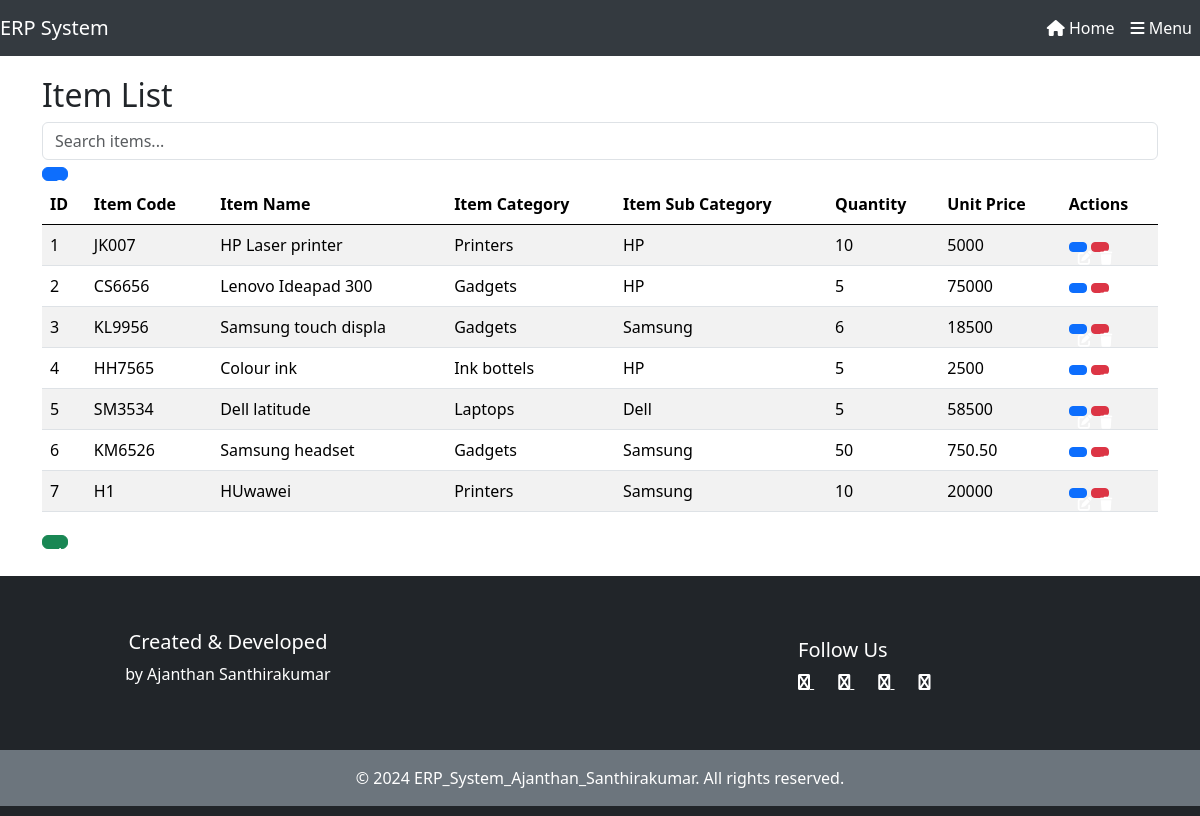
/items/item_list.php, run on the app's committed database.
### tables this page shows
CREATE TABLE `item` (
  `id` int(11) NOT NULL,
  `item_code` varchar(20) NOT NULL,
  `item_category` varchar(20) NOT NULL,
  `item_subcategory` varchar(20) NOT NULL,
  `item_name` varchar(20) NOT NULL,
  `quantity` varchar(20) NOT NULL,
  `unit_price` varchar(20) NOT NULL
);

CREATE TABLE `item_category` (
  `id` int(11) NOT NULL,
  `category` varchar(100) NOT NULL
);

CREATE TABLE `item_subcategory` (
  `id` int(11) NOT NULL,
  `sub_category` varchar(100) NOT NULL
);

### items/item_list.php (the view)
<?php
include('../includes/header.php');
include('../includes/db.php');
?>
<div class="container">
    <h2>Item List</h2>
    <form method="GET" action="">
        <div class="form-group">
            <input type="text" name="search" class="form-control" placeholder="Search items...">
        </div>
        <button type="submit" class="btn btn-primary">Search</button>
    </form>
    <table class="table table-striped">
        <thead>
            <tr>
                <th>ID</th>
                <th>Item Code</th>
                <th>Item Name</th>
                <th>Item Category</th>
                <th>Item Sub Category</th>
                <th>Quantity</th>
                <th>Unit Price</th>
                <th>Actions</th>
            </tr>
        </thead>
        <tbody>
            <?php
            $search = isset($_GET['search']) ? $_GET['search'] : '';
            $sql = "SELECT item.id, item.item_code, item.item_name, item.quantity, item.unit_price,
                           item_category.category AS category_name, item_subcategory.sub_category AS sub_category_name
                    FROM item
                    JOIN item_category ON item.item_category = item_category.id
                    JOIN item_subcategory ON item.item_subcategory = item_subcategory.id
                    WHERE item.item_name LIKE '%$search%' OR item.item_code LIKE '%$search%'
                    OR item_category.category LIKE '%$search%' OR item_subcategory.sub_category LIKE '%$search%'";
            $result = $conn->query($sql);
            if ($result->num_rows > 0) {
                while($row = $result->fetch_assoc()) {
                    echo "<tr>
                            <td>{$row['id']}</td>
                            <td>{$row['item_code']}</td>
                            <td>{$row['item_name']}</td>
                            <td>{$row['category_name']}</td>
                            <td>{$row['sub_category_name']}</td>
                            <td>{$row['quantity']}</td>
                            <td>{$row['unit_price']}</td>
                            <td>
                                <a href='item_edit.php?id={$row['id']}' class='btn btn-primary btn-sm'><i class='fa fa-edit'></i></a>
                                <a href='item_delete.php?id={$row['id']}' class='btn btn-danger btn-sm'><i class='fa fa-trash'></i></a>
                            </td>
                          </tr>";
                }
            } else {
                echo "<tr><td colspan='8'>No item found.</td></tr>";
            }
            ?>
        </tbody>
    </table>
    <a href="item_form.php" class="btn btn-success">Add New Item</a>
</div><br>
<?php include('../includes/footer.php'); ?>

### css/style.css (style rules this page uses)
body { background-color: #f8f9fa; font-family: Arial, sans-serif; margin: 0; padding: 0; }
.container { margin-top: 20px; }
.form-control { border-radius: 0.25rem; }
table { width: 100%; margin-bottom: 1rem; color: #212529; }
th { background-color: #007bff; color: white; }
td, th { padding: 0.75rem; vertical-align: top; border-top: 1px solid #dee2e6; }
.btn { border-radius: 0.35rem; width: 10px; height: 10px; }

### data on the page
item: id "1", item_code "JK007", item_name "HP Laser printer", item_category.category "Printers", item_subcategory.sub_category "HP", quantity "10", unit_price "5000"
item: id "2", item_code "CS6656", item_name "Lenovo Ideapad 300", item_category.category "Gadgets", item_subcategory.sub_category "HP", quantity "5", unit_price "75000"
item: id "3", item_code "KL9956", item_name "Samsung touch displa", item_category.category "Gadgets", item_subcategory.sub_category "Samsung", quantity "6", unit_price "18500"
item: id "4", item_code "HH7565", item_name "Colour ink", item_category.category "Ink bottels", item_subcategory.sub_category "HP", quantity "5", unit_price "2500"
item: id "5", item_code "SM3534", item_name "Dell latitude", item_category.category "Laptops", item_subcategory.sub_category "Dell", quantity "5", unit_price "58500"
item: id "6", item_code "KM6526", item_name "Samsung headset", item_category.category "Gadgets", item_subcategory.sub_category "Samsung", quantity "50", unit_price "750.50"
item: id "7", item_code "H1", item_name "HUwawei", item_category.category "Printers", item_subcategory.sub_category "Samsung", quantity "10", unit_price "20000"
